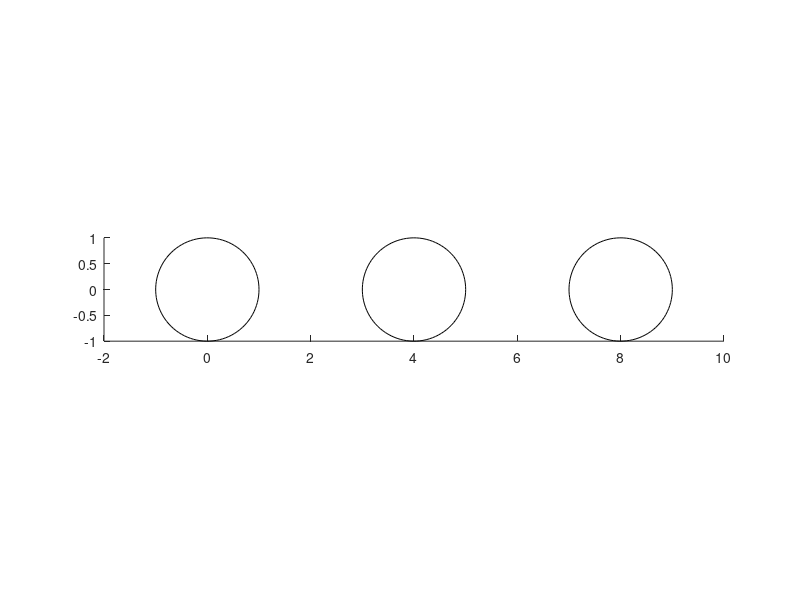

MATLAB code for this plot: (Note: this script raises an error after producing the figure.)
%%%%%%%%%%%%%%%%%%%%%%%%%%%%%%%%%%%%
%
% Davies, B
%
% Computes the resonant frequencies of three resonators with complex
% material coefficients. 
%
% Details of the method are given in the appendices of Ammari, Davies,
% Hiltunen & Yu (2019) "Topologically protected edge modes in..."
%
%%%%%%%%%%%%%%%%%%%%%%%%%%%%%%%%%%%%

clear all, close all

N = 3;                      % number of domain components / bubbles

%%% Material parameters
% rho1, kappa1, v1 : bubble 1
% rho2, kappa2, v2 : bubble 2
% rho0, kappa0, v0 : background
high = 5000;
   
rho1 = 1;
rho2 = rho1;
rho3 = rho1;
rho0 = high;

tau = 0.13;
kappa1 = 1+1i*tau;
kappa2 = 1;
kappa3 = 1-1i*tau;
kappa0 = high;

v1 = sqrt(kappa1/rho1);
v2 = sqrt(kappa2/rho2);
v3 = sqrt(kappa3/rho3);

% High contrast parameters \delta
delta=rho1/rho0;            % delta = 1/high

R = [1, 1, 1];               % vector of radii
d = 2;                      % separation between resonators' centres
cx = [0 R(1)+R(2)+d R(1)+2*R(2)+2*d+R(3)];
cy = zeros(1,N);
cz = zeros(1,N);

% Maximum order for expansion (n = 0, +1, +2, ..., +N_multi)
N_multi = 3;

%%% Plot the geometry
figure, hold on
t = linspace(0,2*pi);
for n = 1:length(R)
    plot(cx(n)+R(n)*cos(t), cy(n)+R(n)*sin(t),'k')
end
daspect([1 1 1])
hold off

%% Compute initial guesses for the resonances
% Uses a search algorithm to find initial guesses
% Define function f : f gives minimum of eigenvalues of the operator A
% MakeA : gives a matrix approximation for the operator A

f= @(z) min(eig(MakeA(R,z,rho0,rho1,rho2,rho3,kappa0,kappa1,kappa2,kappa3,delta,N_multi,cx,cy)));

x = linspace(0.01, 0.035, 500);      
init = [];
for correction = [0 0.001i 0.002i 0.003i]
    y = zeros(1, length(x));
    for i = 1:length(x)
        y(i) = abs(f(x(i) - correction));
    end
    for i = 2:length(x)-1
        if y(i)<y(i-1) & y(i)<y(i+1) & (isempty(init) || min(abs(init-x(i)*ones(1,length(init)))) > 1e-8)
            init = [init, x(i) - correction];
        end
    end
end

if length(init) < length(R)
    disp('WARNING: fewer than 2 initial guesses created')
end

init = sort(init);

%% Use Muller's method to compute the resonances

distTol = 5e-5; fTol = 1e-5; iterMax = 10;
resonances = [];
n = 1;
for initGuess = init
        
    z0 = initGuess;
    z1 = initGuess - 0.00001i;
    z2 = initGuess + 0.00001i;
    
    res = MullersMethod(f, z0, z1, z2, iterMax, distTol, fTol);
    if isempty(resonances) || min(abs(resonances-res*ones(1,length(resonances)))) > 1e-6
       fprintf(['Resonant frequency #', num2str(n), ' :   %.8f %.8fi \n'], real(res), imag(res))
       resonances = [resonances res];
       n = n + 1;
    end
end

figure
scatter(real(resonances),imag(resonances),'xb')
xlim([0 2*max(xlim)])
xlabel('real part')
ylabel('imaginary part')